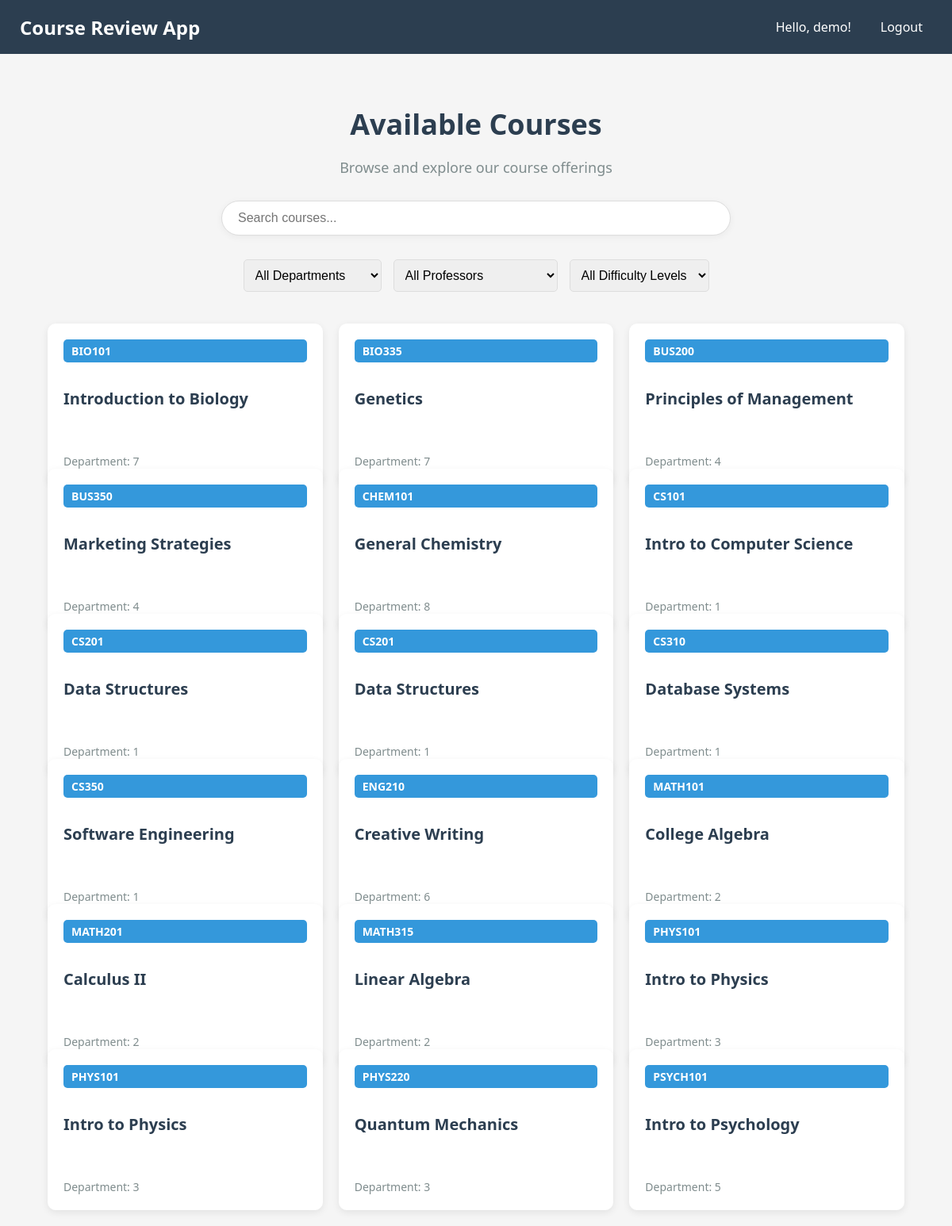
/courses (signed in), run on the app's committed database.
### tables this page shows
CREATE TABLE courses (
    course_code TEXT PRIMARY KEY,
    course_name TEXT NOT NULL, 
    department_id TEXT NOT NULL,
    FOREIGN KEY (department_id) REFERENCES departments(department_id)
);

### main.py (the view)
@app.route('/courses')
@login_required
def courses():
    conn = get_db_connection()
    courses = conn.execute('''
        SELECT c.course_code, c.course_name, c.department_id, d.department_name,
               cp.professor_id, p.name as professor_name,
               AVG(r.difficulty_rating) as avg_difficulty
        FROM courses c
        LEFT JOIN departments d ON c.department_id = d.department_id
        LEFT JOIN course_professors cp ON c.course_code = cp.course_code
        LEFT JOIN professors p ON cp.professor_id = p.professor_id
        LEFT JOIN reviews r ON c.course_code = r.course_code
        GROUP BY c.course_code, c.course_name, c.department_id, d.department_name, cp.professor_id, p.name
    ''').fetchall()
    departments = conn.execute('SELECT department_id, department_name FROM departments').fetchall()
    professors = conn.execute('SELECT professor_id, name FROM professors').fetchall()
    conn.close()
    return render_template('courses.html', courses=courses, departments=departments, professors=professors)

### main.py (called while the page is built)
def login_required(view):
    @wraps(view)
    def wrapped_view(**kwargs):
        if 'user_id' not in session:
            return redirect(url_for('login'))
        return view(**kwargs)
    return wrapped_view

def get_db_connection():
    conn = sqlite3.connect('database.db')
    conn.row_factory = sqlite3.Row
    return conn

### src/templates/courses.html (shortened to what this page needs)
{% extends 'base.html' %}
{% block content %}
<div class="courses-container">
    <div class="header-section">
        <h1>Available Courses</h1>
        <p class="subtitle">Browse and explore our course offerings</p>
    </div>
    <div class="search-section">
        <input type="text" id="courseSearch" placeholder="Search courses..." class="search-input">
    </div>
    <div class="filter-section">
        <select id="departmentFilter" class="filter-dropdown">
            <option value="">All Departments</option>
        </select>
        <select id="professorFilter" class="filter-dropdown">
            <option value="">All Professors</option>
        </select>
        <select id="difficultyFilter" class="filter-dropdown">
            <option value="">All Difficulty Levels</option>
        </select>
    </div>
    <div class="courses-grid">
        {% for course in courses %}
        <a href="{{ url_for('course_detail', course_code=course['course_code']) }}" class="course-card" data-professor-id="{{ course['professor_id'] }}" data-avg-difficulty="{{ course['avg_difficulty'] }}">
            <div class="course-code">{{ course['course_code'] }}</div>
            <h3 class="course-title">{{ course['course_name'] }}</h3>
            {% if course['department_id'] %}
            <div class="course-dept">Department: {{ course['department_id'] }}</div>
            {% endif %}
        </a>
        {% endfor %}
    </div>
</div>
{% endblock %}

### src/style.css (style rules this page uses)
body { background-color: white; color: black; font-family: sans-serif; margin: 0; }

### src/templates/courses.html (style rules this page uses)
.courses-container { max-width: 1200px; margin: 0 auto; padding: 20px; }
.header-section { text-align: center; margin-bottom: 30px; }
.header-section h1 { font-size: 36px; color: #2c3e50; margin-bottom: 10px; }
.subtitle { font-size: 18px; color: #7f8c8d; margin-bottom: 30px; }
.search-section { margin-bottom: 30px; display: flex; justify-content: center; }
.search-input { width: 100%; max-width: 600px; padding: 12px 20px; border-radius: 30px; border: 1px solid #ddd; font-size: 16px; box-shadow: 0 2px 10px rgba(0,0,0,0.05); transition: all 0.3s ease; }
.filter-section { display: flex; justify-content: center; gap: 15px; margin-bottom: 20px; }
.filter-dropdown { padding: 10px; border: 1px solid #ddd; border-radius: 5px; font-size: 16px; }
.courses-grid { display: grid; grid-template-columns: repeat(auto-fill, minmax(300px, 1fr)); gap: 20px; padding: 20px; }
.course-card { background-color: white; border-radius: 10px; padding: 20px; box-shadow: 0 3px 10px rgba(0,0,0,0.08); transition: all 0.3s ease; text-decoration: none; color: inherit; position: relative; overflow: hidden; display: flex; flex-direction: column; height: 100%; }
.course-code { display: inline-block; background-color: #3498db; color: white; padding: 5px 10px; border-radius: 5px; font-size: 14px; font-weight: bold; margin-bottom: 12px; }
.course-title { font-size: 20px; margin-bottom: 15px; color: #2c3e50; flex-grow: 1; line-height: 1.4; }
.course-dept { font-size: 14px; color: #7f8c8d; margin-top: auto; }

### src/templates/base.html (style rules this page uses)
body { margin: 0; padding: 0; font-family: 'Segoe UI', Tahoma, Geneva, Verdana, sans-serif; background-color: #f5f5f5; color: #333; }

### data on the page
courses: course_code "BIO101", course_name "Introduction to Biology", department_id "7"
courses: course_code "BIO335", course_name "Genetics", department_id "7"
courses: course_code "BUS200", course_name "Principles of Management", department_id "4"
courses: course_code "BUS350", course_name "Marketing Strategies", department_id "4"
courses: course_code "CHEM101", course_name "General Chemistry", department_id "8"
courses: course_code "CS101", course_name "Intro to Computer Science", department_id "1"
courses: course_code "CS201", course_name "Data Structures", department_id "1"
courses: course_code "CS310", course_name "Database Systems", department_id "1"
courses: course_code "CS350", course_name "Software Engineering", department_id "1"
courses: course_code "ENG210", course_name "Creative Writing", department_id "6"
courses: course_code "MATH101", course_name "College Algebra", department_id "2"
courses: course_code "MATH201", course_name "Calculus II", department_id "2"
courses: course_code "MATH315", course_name "Linear Algebra", department_id "2"
courses: course_code "PHYS101", course_name "Intro to Physics", department_id "3"
courses: course_code "PHYS220", course_name "Quantum Mechanics", department_id "3"
courses: course_code "PSYCH101", course_name "Intro to Psychology", department_id "5"

### other printed values
{{ session['username'] }} "demo"
